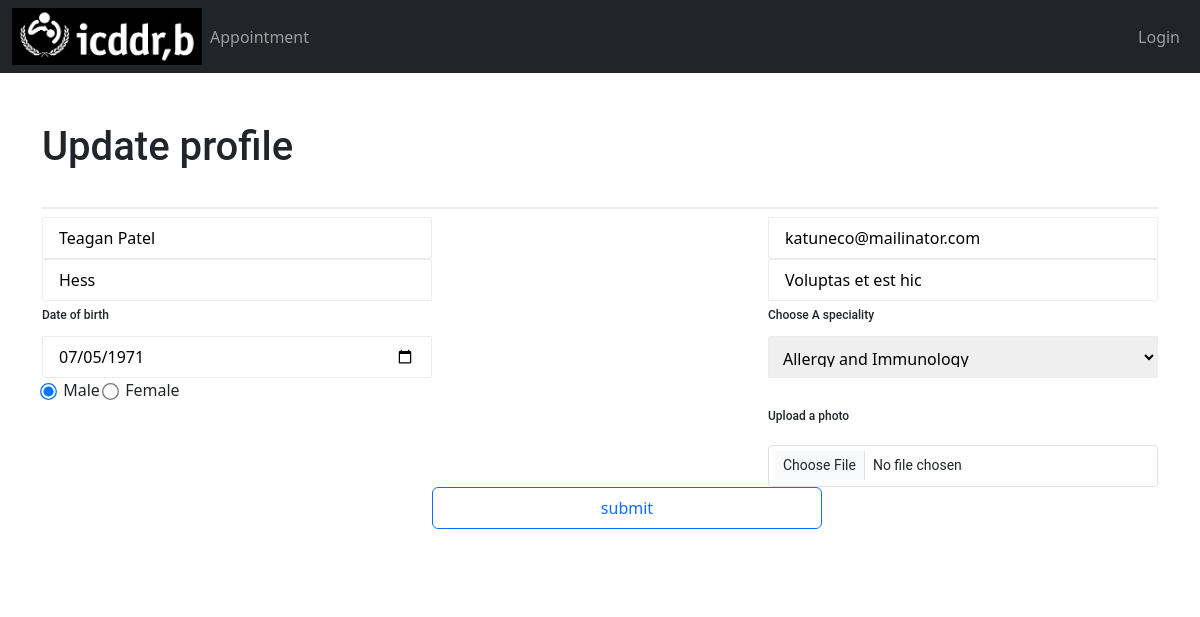
The page /Edit.php?id=44 on the database its author committed.
### tables this page shows
CREATE TABLE `users` (
  `id` int(255) NOT NULL,
  `username` varchar(255) DEFAULT NULL,
  `email` varchar(255) NOT NULL,
  `password` varchar(255) NOT NULL,
  `name` varchar(255) DEFAULT NULL,
  `surname` varchar(255) DEFAULT NULL,
  `date` varchar(255) DEFAULT NULL,
  `ptype` varchar(255) DEFAULT NULL,
  `file` varchar(255) DEFAULT NULL,
  `gender` varchar(255) DEFAULT NULL,
  `utype` varchar(255) DEFAULT NULL,
  `address` varchar(255) DEFAULT NULL,
  `phone` varchar(255) DEFAULT NULL
);

### init.php (called while the page is built, shortened)
<?php
$source = new source;
?>

### classes/source.php (called while the page is built, shortened)
<?php
class source extends db{
    public $Query;
    public function Query($query,$param = []){
        if(empty($param)){
            $this->Query = $this->db->prepare($query);
            return $this->Query->execute();
        }else{
            $this->Query = $this->db->prepare($query);
            return $this->Query->execute($param);
        }
    }
    public function SingleRow(){
        return $this->Query->fetch(PDO::FETCH_OBJ);
    }
}
?>

### classes/db.php (called while the page is built, shortened)
<?php
class db{
    private $host = "localhost";
    private $username = "root";
    private $password = "";
    private $database = "intern";
    public function __construct(){
        try{
            $this->db = new PDO("mysql:hsot=".$this->host.";dbname=".$this->database,
            $this->username,$this->password);
        }catch(PDOException $e){
            echo "Connection problem : ".$e->getMessage();
        }
    }
}
?>

### Edit.php (the view, shortened to what this page needs)
<?php
include "init.php";
$query = $source->Query("Select * FROM users where id=?", [$_GET['id']]);
$profile = $source->singleRow();
?>
<!DOCTYPE html>
<html lang="en">
<head>
  <link href="https://cdn.jsdelivr.net/npm/bootstrap@5.0.2/dist/css/bootstrap.min.css" rel="stylesheet">
  <link rel="stylesheet" href="style/style1.css">
  <link rel="stylesheet" href="style/css_responsive.css">
</head>
<body>
  <?php include 'splitfile/navbar.php' ?>
  <div class="container-fluid">
    <div class="container">
      <h1>Update profile</h1>
      <form action="" method="POST" enctype="multipart/form-data">
        <div class="fdl" id="fdl1">
          <input type="name" placeholder="First name" name="name" value="<?php echo $profile->name; ?>" required>
          <input type="surname" name="surname" placeholder="Surname" value="<?php echo $profile->surname; ?>" required>
          <label for="dob">Date of birth</label>
          <input type="date" name="date" value="<?php echo $profile->date; ?>" id="dob" required>
          <div class="gender">
            <?php
            if ($profile->gender == "male") { ?>
              <input type="radio" name="gender" checked> Male <input type="radio" name="gender" required> Female
            <?php
            } else { ?>
              <input type="radio" name="gender"> Male <input type="radio" name="gender" checked required> Female
            <?php } ?>
          </div>
        </div>
        <div class="fdr">
          <input type="email" name="email" value="<?php echo $profile->email; ?>" placeholder="email address" required>
          <input type="text" name="address" value="<?php echo $profile->address; ?>" placeholder="Address" required>
          <label for="speciality">Choose A speciality</label>
          <select name="ptype" id="speciality" value="<?php echo $profile->ptype; ?>" required>
            <option value="Allergy and Immunology">Allergy and Immunology</option>
          </select>
          <label for="formFileSm" class="form-label">Upload a photo</label>
          <input class="form-control form-control-sm" id="file" name="file" type="file" >
        </div>
        <div class="signupbtn">
          <input type="submit" name="submit" value="submit" class="btn btn-outline-primary">
        </div>
      </form>
    </div>
  </div>
</body>
</html>

### style/style1.css (style rules this page uses)
* { box-sizing: border-box; margin: 0; padding: 0; }
body { background-color: #66b4c7; }
.container { width: 930px; margin: 0px auto; padding: 50px; background-color: #FFFFFF; overflow: hidden; }
.fdl { padding: 0; width: 390px; height: auto; float: left; }
.fdr { padding: 0; width: 390px; height: auto; float: right; }
h1 { font-size: 36px; padding-bottom: 36px; margin-bottom: 36px; border-bottom: 2px solid #ECECEC; font-family: 'Roboto', sans-serif; font-weight: 500; }
input { display: block; height: 42px; font-size: 14px; padding: 16px; margin-bottom: 24px; border: 1px solid #ECECEC; border-radius: 2px; width: 390px; font-family: 'Roboto', sans-serif; font-weight: 500; }
label { display: inline-block; font-size: 12px; font-weight: 500; text-align: left !important; font-family: 'Roboto', sans-serif; padding-bottom: 12px; }
input::placeholder { font-style: italic; font-weight: 400; }
#file { display: ; font-size: 14px; font-family: 'Roboto', sans-serif; padding: 9px 14px; }
input[type="radio"] { background-color: red; display: inline-block; height: auto; width: auto; padding: 4px 0 0 0; margin: 0 4px 0 0; transform: scale(1.3); margin-top: -1px; vertical-align: middle; }
#speciality { display: block; margin-bottom: 24px; width: 390px; height: 42px; border: 1px solid #ECECEC; border-radius: 2px; padding: 10px; }
option { font-size: 14px; font-weight: 400; font-family: 'Roboto', sans-serif; }

### style/css_responsive.css (style rules this page uses)
* { box-sizing: border-box; margin: 0; padding: 0; }
@media screen and (min-width:930px) { #fdl1 { height: 322px; } }

### rows shown on the page
users: name "Teagan Patel", surname "Hess", date "07/05/1971", email "katuneco@mailinator.com", address "Voluptas et est hic", ptype "Allergy and Immunology"
